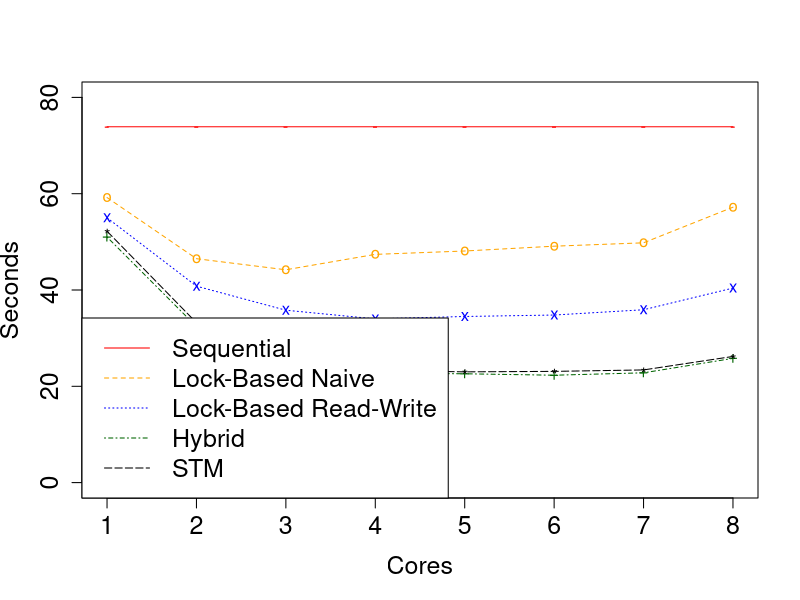

Recreate this plot in R.
png("sir_varyingcores_constgrid.png", width = 700, height = 700)

cores   <- c(1,2,3,4,5,6,7,8)
seq     <- c(73.9, 73.9, 73.9, 73.9, 73.9, 73.9, 73.9, 73.9)
lbNaive <- c(59.2, 46.5, 44.2, 47.4, 48.1, 49.1, 49.8, 57.2)
lbRw    <- c(55.0, 40.8, 35.8, 34.0, 34.5, 34.8, 35.9, 40.4)
hyb     <- c(51.0, 32.4, 25.5, 22.7, 22.6, 22.3, 22.8, 25.8)
stm     <- c(52.2, 33.2, 26.4, 23.3, 23.0, 23.1, 23.4, 26.2)

#dev.new(width = 500, height = 500, unit = "px")
plot(cores, seq, type="o", col="red", pch="-", lty=1,
     xlab = "Cores", 
     ylab = "Seconds",
     ylim=c(0,80),
     cex.lab=1.5, cex.axis=1.5, cex.main=1.5, cex.sub=1.5)

points(cores, lbNaive, col="orange", pch="o")
lines(cores, lbNaive, col="orange",lty=2)

points(cores, lbRw, col="blue", pch="x")
lines(cores, lbRw, col="blue",lty=3)

points(cores, hyb, col="dark green",pch="+")
lines(cores, hyb, col="dark green", lty=4)

points(cores, stm, col="black",pch="*")
lines(cores, stm, col="black", lty=5)

legend("bottomleft", 
      legend=c("Sequential",
               "Lock-Based Naive",
               "Lock-Based Read-Write",
               "Hybrid", 
               "STM"), 
      col=c("red", "orange", "blue", "dark green", "black"),
      lty=c(1,2,3,4, 5),
      xpd=TRUE,
      cex = 1.5)

# 3. Close the file
dev.off()
